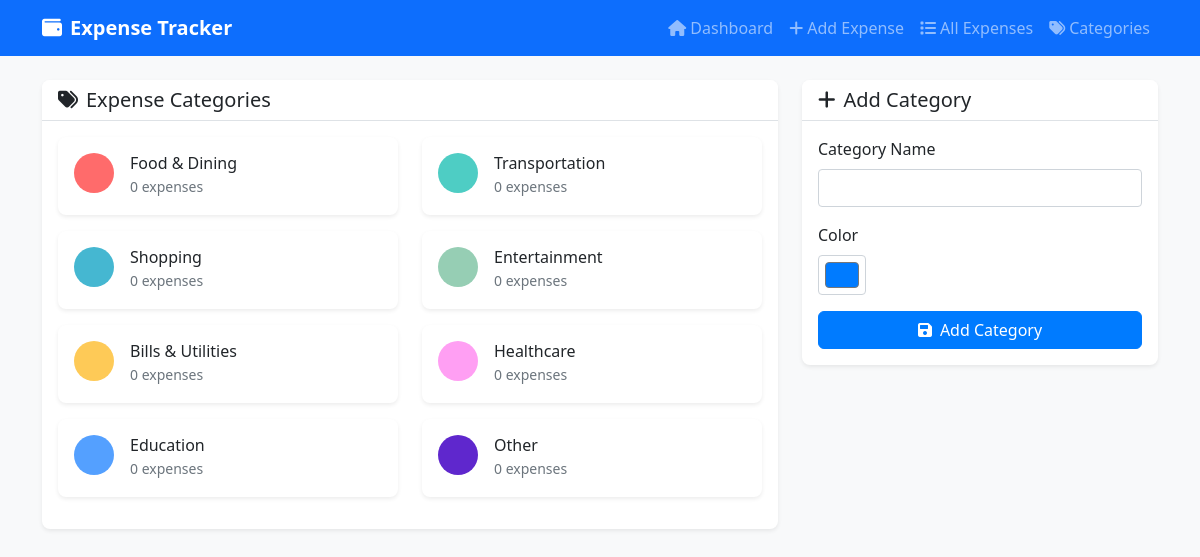
The page /categories on the database its author committed.
### app.py (models this page shows)
class Category(db.Model):
    id = db.Column(db.Integer, primary_key=True)
    name = db.Column(db.String(50), nullable=False, unique=True)
    color = db.Column(db.String(7), default='#007bff')
    expenses = db.relationship('Expense', backref='category', lazy=True)

### app.py (the view)
@app.route('/categories')
def categories():
    categories = Category.query.all()
    return render_template('categories.html', categories=categories)

### templates/categories.html (shortened to what this page needs)
{% extends "base.html" %}
{% block content %}
<div class="row">
    <div class="col-md-8">
        <div class="card">
            <div class="card-header">
                <h5 class="mb-0"><i class="fas fa-tags me-2"></i>Expense Categories</h5>
            </div>
            <div class="card-body">
                {% if categories %}
                    <div class="row">
                        {% for category in categories %}
                        <div class="col-md-6 mb-3">
                            <div class="card h-100">
                                <div class="card-body d-flex align-items-center">
                                    <div class="me-3">
                                        <div class="category-color-circle" style="background-color: {{ category.color }}"></div>
                                    </div>
                                    <div>
                                        <h6 class="mb-0">{{ category.name }}</h6>
                                        <small class="text-muted">{{ category.expenses|length }} expenses</small>
                                    </div>
                                </div>
                            </div>
                        </div>
                        {% endfor %}
                    </div>
                {% else %}
                    <div class="text-center py-4">
                        <i class="fas fa-tags fa-3x text-muted mb-3"></i>
                        <p class="text-muted">No categories found.</p>
                    </div>
                {% endif %}
            </div>
        </div>
    </div>
    <div class="col-md-4">
        <div class="card">
            <div class="card-header">
                <h5 class="mb-0"><i class="fas fa-plus me-2"></i>Add Category</h5>
            </div>
            <div class="card-body">
                <form method="POST" action="{{ url_for('add_category') }}">
                    <div class="mb-3">
                        <label for="name" class="form-label">Category Name</label>
                        <input type="text" class="form-control" id="name" name="name" required>
                    </div>
                    <div class="mb-3">
                        <label for="color" class="form-label">Color</label>
                        <input type="color" class="form-control form-control-color" id="color" name="color" value="#007bff">
                    </div>
                    <div class="d-grid">
                        <button type="submit" class="btn btn-primary">
                            <i class="fas fa-save me-2"></i>Add Category
                        </button>
                    </div>
                </form>
            </div>
        </div>
    </div>
</div>
{% endblock %}

### templates/base.html (shortened to what this page needs)
<!DOCTYPE html>
<html lang="en">
<head>
    <link href="https://cdn.jsdelivr.net/npm/bootstrap@5.1.3/dist/css/bootstrap.min.css" rel="stylesheet">
    <link href="https://cdnjs.cloudflare.com/ajax/libs/font-awesome/6.0.0/css/all.min.css" rel="stylesheet">
    <link href="{{ url_for('static', filename='css/style.css') }}" rel="stylesheet">
</head>
<body>
    <nav class="navbar navbar-expand-lg navbar-dark bg-primary">
        <div class="container">
            <a class="navbar-brand" href="{{ url_for('index') }}">
                <i class="fas fa-wallet me-2"></i>Expense Tracker
            </a>
            <div class="collapse navbar-collapse" id="navbarNav">
                <ul class="navbar-nav ms-auto">
                    <li class="nav-item">
                        <a class="nav-link" href="{{ url_for('index') }}">
                            <i class="fas fa-home me-1"></i>Dashboard
                        </a>
                    </li>
                    <li class="nav-item">
                        <a class="nav-link" href="{{ url_for('add_expense') }}">
                            <i class="fas fa-plus me-1"></i>Add Expense
                        </a>
                    </li>
                    <li class="nav-item">
                        <a class="nav-link" href="{{ url_for('expenses') }}">
                            <i class="fas fa-list me-1"></i>All Expenses
                        </a>
                    </li>
                    <li class="nav-item">
                        <a class="nav-link" href="{{ url_for('categories') }}">
                            <i class="fas fa-tags me-1"></i>Categories
                        </a>
                    </li>
                </ul>
            </div>
        </div>
    </nav>
    <main class="container my-4">
        {% block content %}{% endblock %}
    </main>
</body>
</html>

### static/css/style.css (style rules this page uses)
body { background-color: #f8f9fa; }
.navbar-brand { font-weight: 600; }
.card { border: none; box-shadow: 0 0.125rem 0.25rem rgba(0, 0, 0, 0.075); border-radius: 0.5rem; }
.card-header { background-color: #fff; border-bottom: 1px solid #dee2e6; border-radius: 0.5rem 0.5rem 0 0 !important; }
.category-color-circle { width: 40px; height: 40px; border-radius: 50%; display: inline-block; }
.btn { border-radius: 0.375rem; font-weight: 500; }
.btn-primary { background-color: #007bff; border-color: #007bff; }
.card { transition: transform 0.2s ease-in-out; }

### rows shown on the page
Category: name "Food & Dining", expenses|length "0"
Category: name "Transportation", expenses|length "0"
Category: name "Shopping", expenses|length "0"
Category: name "Entertainment", expenses|length "0"
Category: name "Bills & Utilities", expenses|length "0"
Category: name "Healthcare", expenses|length "0"
Category: name "Education", expenses|length "0"
Category: name "Other", expenses|length "0"
